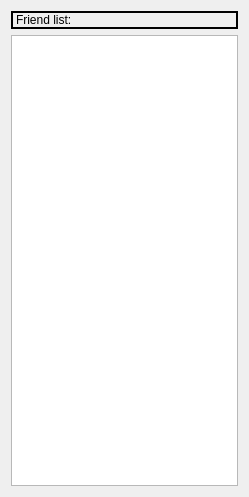
<?xml version="1.0" encoding="UTF-8"?>
<ui version="4.0">
 <class>Userlist</class>
 <widget class="QWidget" name="Userlist">
  <property name="geometry">
   <rect>
    <x>0</x>
    <y>0</y>
    <width>249</width>
    <height>497</height>
   </rect>
  </property>
  <property name="windowTitle">
   <string>Form</string>
  </property>
  <layout class="QVBoxLayout" name="verticalLayout">
   <item>
    <widget class="QLabel" name="label">
     <property name="frameShape">
      <enum>QFrame::WinPanel</enum>
     </property>
     <property name="text">
      <string>Friend list:</string>
     </property>
     <property name="textFormat">
      <enum>Qt::RichText</enum>
     </property>
    </widget>
   </item>
   <item>
    <widget class="QWidget" name="widget" native="true">
     <layout class="QHBoxLayout" name="horizontalLayout">
      <property name="leftMargin">
       <number>0</number>
      </property>
      <property name="topMargin">
       <number>0</number>
      </property>
      <property name="rightMargin">
       <number>0</number>
      </property>
      <property name="bottomMargin">
       <number>0</number>
      </property>
      <item>
       <widget class="QListWidget" name="listWidget"/>
      </item>
     </layout>
    </widget>
   </item>
  </layout>
 </widget>
 <resources/>
 <connections/>
</ui>
